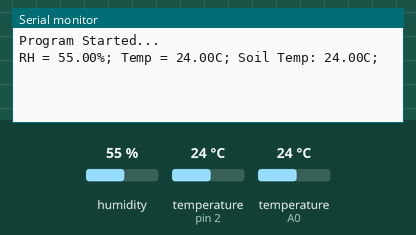
The sketch below on a simulated Arduino Uno, built with avr-gcc and run on an emulated ATmega328P. On the bench: the last lines printed to the serial monitor. The inputs (shaded band) are chosen by the test bench; at power-on: humidity 55 %, temperature (sensors on pin 2, A0) 24 °C.

Above: at 2.7 s.
2.8 s: humidity set to 22 %
At 6.5 s:
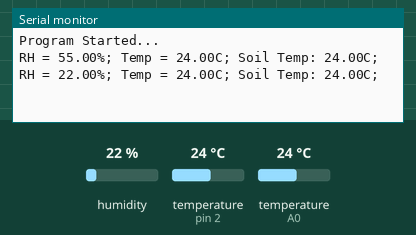
7.5 s: temperature (sensor on pin 2) set to 12 °C
At 10.2 s:
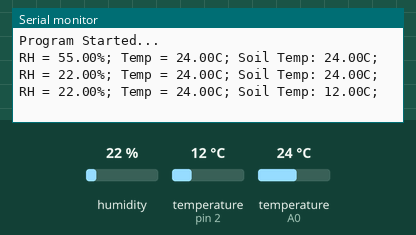
12.2 s: temperature (sensor on A0) set to 12 °C
At 15.1 s:
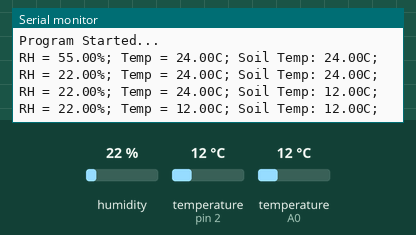
16.9 s: temperature (sensor on pin 2) set to 19 °C
At 18.8 s:
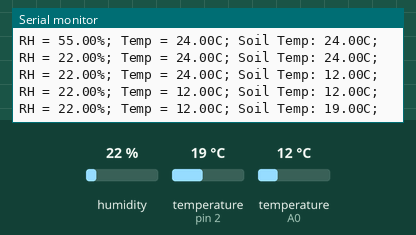
21.6 s: humidity set to 40 %
At 26.1 s:
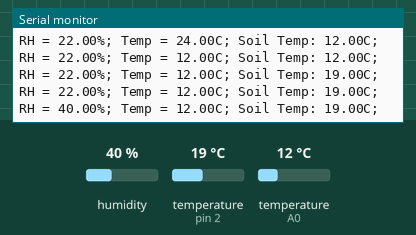
Timing chart, 0 to 27.3 s (numbered marks = the images above; inputs shaded):
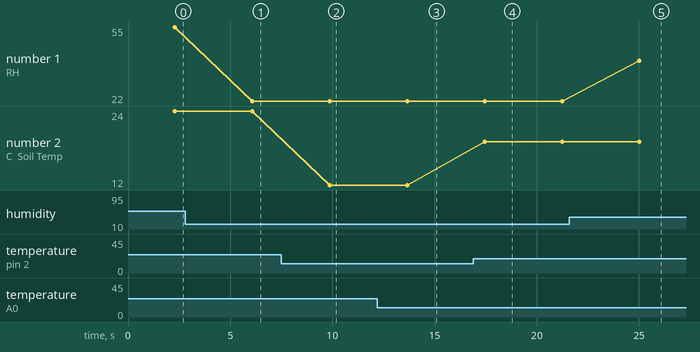

The sketch:

LoRaProject.ino
```cpp
#include <dht.h>
#include <OneWire.h>
#include <DallasTemperature.h>
#include<SoftwareSerial.h>

#define ONE_WIRE_BUS 2 //digital pin for onewirebus 2
#define dht_apin A0 // Analog Pin sensor is connected to DHT

/* Create object named bt of the class SoftwareSerial */
//SoftwareSerial bt(0,1); /* (Rx,Tx) */

dht DHT;
OneWire oneWire(ONE_WIRE_BUS);
DallasTemperature sensors(&oneWire);

void setup()
{
Serial.begin(9600);
//bt.begin(9600);
//bt.write("Bluetooth Started");
delay(500); //Delay to let system boot
Serial.println("Program Started...\n\n");
sensors.begin();
delay(1000); //for stability
}

void loop()
{
DHT.read11(dht_apin);
sensors.requestTemperatures();
Serial.print("RH = ");
Serial.print(DHT.humidity);
Serial.print("%; ");
Serial.print("Temp = ");
Serial.print(DHT.temperature);
Serial.print("C; ");
Serial.print("Soil Temp: ");
Serial.print(sensors.getTempCByIndex(0));
Serial.println("C; ");
delay(3000);//5000msec for every reading. min=2000msec
}


//char data = 0;            //Variable for storing received data
//void setup()
//{
//    Serial.begin(9600);   //Sets the baud for serial data transmission
//    pinMode(13, OUTPUT);  //Sets digital pin 13 as output pin
//}
//void loop()
//{
//   if(Serial.available() > 0)      // Send data only when you receive data:
//   {
//      data = Serial.read();        //Read the incoming data & store into data
//      Serial.print(data);          //Print Value inside data in Serial monitor
//      Serial.print("\n");
//      if(data == '1')              // Checks whether value of data is equal to 1
//         digitalWrite(13, HIGH);   //If value is 1 then LED turns ON
//      else if(data == '0')         //  Checks whether value of data is equal to 0
//         digitalWrite(13, LOW);    //If value is 0 then LED turns OFF
//   }
//}
```

Measured:
- after the input at 2.8 s, the serial monitor: prints a new line after 3.3 s (image 1)
- after the input at 7.5 s, the serial monitor: prints a new line after 2.4 s (image 2)
- after the input at 12.2 s, the serial monitor: prints a new line after 1.5 s (image 3)
- after the input at 16.9 s, the serial monitor: prints a new line after 0.55 s (image 4)
- after the input at 21.6 s, the serial monitor: prints a new line after 3.4 s (image 5)
- plotted number 1: 55 → 22 after the input at 2.8 s, 22 → 40 after the input at 21.6 s
- plotted number 2: 24 → 12 after the input at 7.5 s, 12 → 19 after the input at 16.9 s
